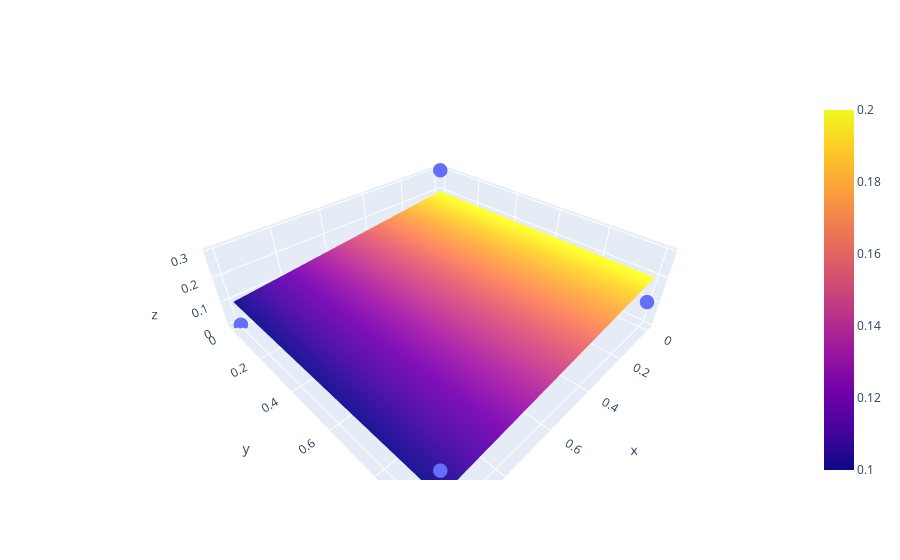

The notebook cell saved with this chart:
### Code cell
# Centroid
centroid_z = np.mean(zs)
centroid_xy = np.mean(xy, axis=0)
centroid = np.array([centroid_xy[0], centroid_xy[1], centroid_z])

# Best fit plane
A = np.c_[xy, np.ones(xy.shape[0])]
coeffs, _, _, _ = np.linalg.lstsq(A, zs, rcond=None)
n = np.array([coeffs[0], coeffs[1], -1])
n = n / np.linalg.norm(n)

# Visualize the plane
x = np.linspace(0, 1, 10)
y = np.linspace(0, 1, 10)
x, y = np.meshgrid(x, y)
z = coeffs[0]*x + coeffs[1]*y + coeffs[2]

fig.add_trace(go.Surface(x=x, y=y, z=z))
fig.show()
